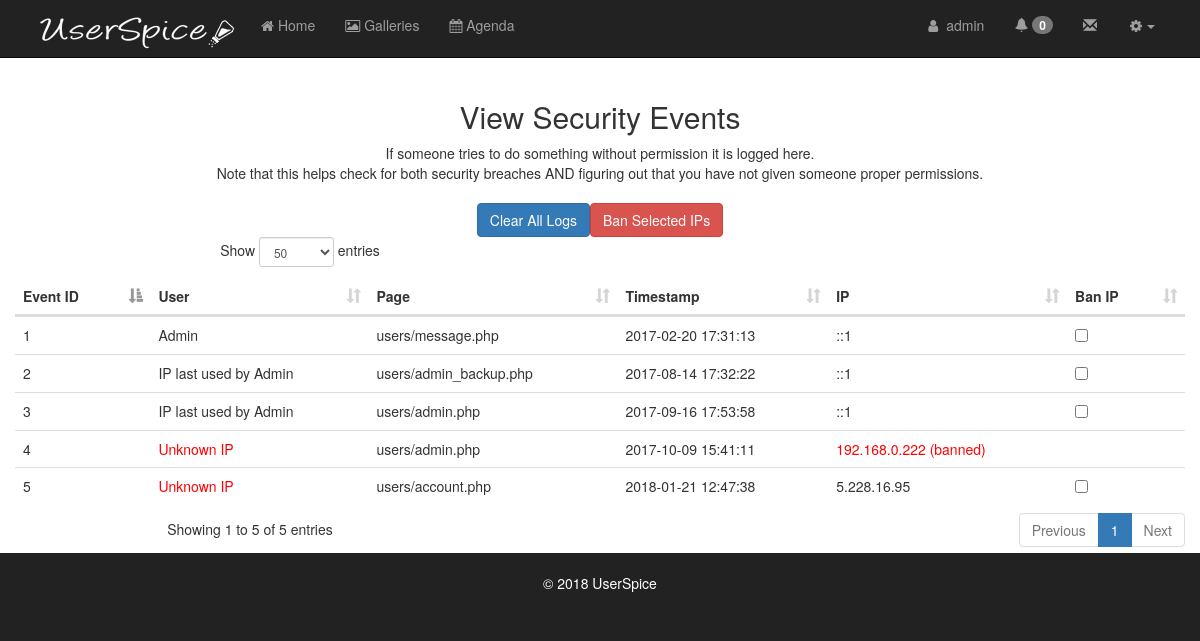
/users/tomfoolery.php (signed in), run on an earlier commit of the app's database.
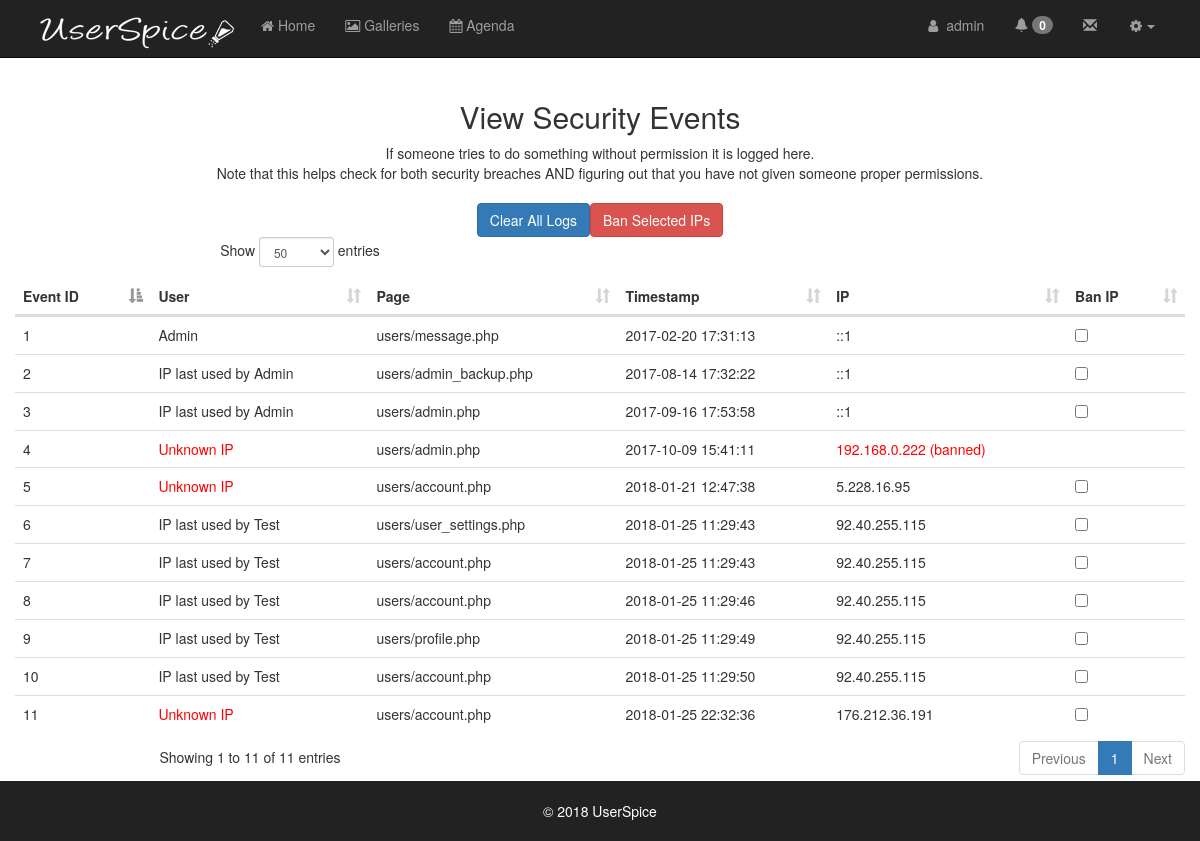
And on a later commit of the database.
### tables this page shows
CREATE TABLE IF NOT EXISTS `audit` (
  `id` int(11) NOT NULL AUTO_INCREMENT,
  `user` int(11) NOT NULL,
  `page` varchar(255) NOT NULL,
  `timestamp` timestamp NOT NULL DEFAULT CURRENT_TIMESTAMP ON UPDATE CURRENT_TIMESTAMP,
  `ip` varchar(255) NOT NULL,
  `viewed` int(1) NOT NULL,
  PRIMARY KEY (`id`)
);

CREATE TABLE IF NOT EXISTS `pages` (
  `id` int(11) NOT NULL AUTO_INCREMENT,
  `page` varchar(100) NOT NULL,
  `title` varchar(50) NOT NULL,
  `gpage` int(11) DEFAULT NULL,
  `private` int(11) NOT NULL DEFAULT '0',
  `re_auth` int(1) NOT NULL DEFAULT '0',
  PRIMARY KEY (`id`)
);

CREATE TABLE IF NOT EXISTS `users` (
  `id` int(11) NOT NULL AUTO_INCREMENT,
  `email` varchar(155) NOT NULL,
  `email_new` varchar(155) DEFAULT NULL,
  `username` varchar(255) NOT NULL,
  `password` varchar(255) NOT NULL,
  `fname` varchar(255) NOT NULL,
  `lname` varchar(255) NOT NULL,
  `permissions` int(11) NOT NULL,
  `editmode` int(11) NOT NULL,
  `logins` int(100) NOT NULL,
  `account_owner` tinyint(4) NOT NULL DEFAULT '0',
  `account_id` int(11) NOT NULL DEFAULT '0',
  `company` varchar(255) NOT NULL,
  `join_date` datetime NOT NULL,
  `last_login` datetime NOT NULL,
  `email_verified` tinyint(4) NOT NULL DEFAULT '0',
  `vericode` varchar(15) NOT NULL,
  `active` int(1) NOT NULL,
  `oauth_provider` varchar(255) NOT NULL,
  `oauth_uid` varchar(255) NOT NULL,
  `gender` varchar(10) NOT NULL,
  `locale` varchar(10) NOT NULL,
  `gpluslink` varchar(255) NOT NULL,
  `picture` varchar(255) NOT NULL,
  `created` datetime NOT NULL,
  `modified` datetime NOT NULL,
  `fb_uid` varchar(255) NOT NULL,
  `un_changed` int(1) NOT NULL,
  `msg_exempt` int(1) NOT NULL DEFAULT '0',
  `last_confirm` datetime DEFAULT NULL,
  `protected` int(1) NOT NULL DEFAULT '0',
  `dev_user` int(1) NOT NULL DEFAULT '0',
  `msg_notification` int(1) NOT NULL DEFAULT '1',
  `force_pr` int(1) NOT NULL DEFAULT '0',
  `twoKey` varchar(16) DEFAULT NULL,
  `twoEnabled` int(1) DEFAULT '0',
  `cloak_allowed` tinyint(1) NOT NULL DEFAULT '0',
  PRIMARY KEY (`id`),
  KEY `EMAIL` (`email`) USING BTREE
);

### users/classes/DB.php (called while the page is built, shortened)
<?php
class DB {
	private static $_instance = null;
	private $_pdo, $_query, $_error = false, $_errorInfo, $_results, $_resultsArray, $_count = 0, $_lastId, $_queryCount=0;
	private function __construct(){
		if (!$opts = Config::get('mysql/options'))
			$opts = array(PDO::MYSQL_ATTR_INIT_COMMAND => "SET SESSION sql_mode = ''");
		try{
			$this->_pdo = new PDO('mysql:host=' .
				Config::get('mysql/host') .';dbname='.
				Config::get('mysql/db') . ';charset=utf8',
				Config::get('mysql/username'),
				Config::get('mysql/password'),
				$opts);
		} catch(PDOException $e){
			die($e->getMessage());
		}
	}
	public static function getInstance(){
		if (!isset(self::$_instance)) {
			self::$_instance = new DB();
		}
		return self::$_instance;
	}
	public function query($sql, $params = array()){
		$this->_error = false;
		$this->_errorInfo = array(0, null, null); $this->_resultsArray=[]; $this->_count=0; $this->_lastId=0;
		if ($this->_query = $this->_pdo->prepare($sql)) {
			$x = 1;
			if (count($params)) {
				foreach ($params as $param) {
					$this->_query->bindValue($x, $param);
					$x++;
				}
			}
			if ($this->_query->execute()) {
				if ($this->_query->columnCount() > 0) {
					$this->_results = $this->_query->fetchALL(PDO::FETCH_OBJ);
				}
				$this->_count = $this->_query->rowCount();
			} else{
				$this->_error = true;
				$this->_errorInfo = $this->_query->errorInfo();
			}
		}
		return $this;
	}
	public function action($action, $table, $where = array()){
		$sql    = "{$action} FROM {$table}";
		$values = array();
		$is_ok  = true;
		if ($where_text = $this->_calcWhere($where, $values, "and", $is_ok))
			$sql .= " WHERE $where_text";
		if ($is_ok)
			if (!$this->query($sql, $values)->error())
				return $this;
		return false;
	}
	private function _calcWhere($w, &$vals, $comboparg='and', &$is_ok=NULL) {
		if (is_array($w)) {
			$comb_ops   = ['and', 'or', 'and not', 'or not'];
			$valid_ops  = ['=', '<', '>', '<=', '>=', '<>', '!=', 'LIKE', 'NOT LIKE', 'ALIKE', 'NOT ALIKE', 'REGEXP', 'NOT REGEXP'];
			$two_args   = ['IS NULL', 'IS NOT NULL'];
			$four_args  = ['BETWEEN', 'NOT BETWEEN'];
			$arr_arg    = ['IN', 'NOT IN'];
			$nested_arg = ['ANY', 'ALL', 'SOME'];
			$nested     = ['EXISTS', 'NOT EXISTS'];
			$nestedIN   = ['IN SELECT', 'NOT IN SELECT'];
			$wcount     = count($w);
			if (array_values($w) === $w) {
				if (in_array(strtolower($w[0]), $comb_ops)) {
					$sql = '';
					$combop = '';
					for ($i = 1; $i < $wcount; $i++) {
						$sql .= ' '. $combop . ' ' . $this->_calcWhere($w[$i], $vals, "and", $is_ok);
						$combop = $w[0];
					}
					return '('.$sql.')';
				} elseif ($wcount==3  &&  in_array($w[1],$valid_ops)) {
					return "{$w[0]} {$w[1]} ?";
				} elseif ($wcount==2  &&  in_array($w[1],$two_args)) {
					return "{$w[0]} {$w[1]}";
				} elseif ($wcount==4  &&  in_array($w[1],$four_args)) {
					$vals[] = $w[2];
					$vals[] = $w[3];
					return "{$w[0]} {$w[1]} ? AND ?";
				} elseif ($wcount==3  &&  in_array($w[1],$arr_arg)  &&  is_array($w[2])) {
					$vals = array_merge($vals,$w[2]);
					return "{$w[0]} {$w[1]} (" . substr( str_repeat(",?",count($w[2])), 1) . ")";
				} elseif (($wcount==5 || $wcount==6 && is_array($w[5]))  &&  in_array($w[1],$valid_ops)  &&  in_array($w[2],$nested_arg)) {
					return  "{$w[0]} {$w[1]} {$w[2]}" . $this->get_subquery_sql($w[4],$w[3],$w[5],$vals,$is_ok);
				} elseif (($wcount==3 || $wcount==4 && is_array($w[3]))  &&  in_array($w[0],$nested)) {
					return $w[0] . $this->get_subquery_sql($w[2],$w[1],$w[3],$vals,$is_ok);
				} elseif (($wcount==4 || $wcount==5 && is_array($w[4]))  &&  in_array($w[1],$nestedIN)) {
					return "{$w[0]} " . substr($w[1],0,-7) . $this->get_subquery_sql($w[3],$w[2],$w[4],$vals,$is_ok);
				} else {
					echo "ERROR: w=".print_r($w,true)."<br />\n";
					$is_ok = false;
				}
			}
		} else {
			echo "ERROR: No array in $w<br />\n";
			$is_ok = false;
		}
	}
	public function get($table, $where){
		return $this->action('SELECT *', $table, $where);
	}
	public function results($assoc = false){
		return $this->_results;
	}
	public function first($assoc = false){
		return (!$assoc || $assoc && $this->count()>0)  ?  $this->results($assoc)[0]  :  [];
	}
	public function count(){
		return $this->_count;
	}
	public function error(){
		return $this->_error;
	}
}

### users/classes/Config.php (called while the page is built)
<?php
class Config {
	public static function get($path = null){
		if($path){
			$config = $GLOBALS['config'];
			$path = explode('/', $path);
			foreach ($path as $bit) {
				if(isset($config[$bit])){
					$config = $config[$bit];
				} else {
					return false;
				}
			}
			return $config;
		}
		return false;
	}
}

### users/tomfoolery.php (the view, shortened to what the changed rows need)
<?php
require_once 'init.php';
require_once $abs_us_root.$us_url_root.'users/includes/header.php';
?>
<?php
$tomQ = $db->query("SELECT * FROM audit ORDER BY id DESC LIMIT 400");
$tomC = $tomQ->count();
if($tomC > 0){
	$tom = $tomQ->results();
}
?>
<div id="page-wrapper">
	<div class="container-fluid">
		<div class="row">
			<div class="col-sm-12" align="center">
				<?php	if($tomC > 0){ ?>
					<h2>View Security Events</h2>
					If someone tries to do something without permission it is logged here.<br>
					Note that this helps check for both security breaches AND figuring out that you have not given someone proper permissions.<br><br>
					<form class="" action="tomfoolery.php" method="post">
					<table id="paginate" class="table table-hover">
						<thead>
							<tr>
								<th>Event ID</th>
								<th>User</th>
								<th>Page</th>
								<th>Timestamp</th>
								<th>IP</th>
								<th>Ban IP</th>
							</tr>
						</thead>
						<tbody>
								<input class='btn btn-large btn-primary' type='submit' name="clear" value='Clear All Logs'/>
								<input class='btn btn-large btn-danger' type='submit' name="ban" value='Ban Selected IPs'/>
								<?php foreach ($tom as $m){ ?>
									<tr>
										<td><?=$m->id?></td>
										<td><?php
										if($m->user > 0){
											echouser($m->user);
										}else{
											$q = $db->query("SELECT * FROM us_ip_list WHERE ip = ? ORDER BY id DESC",array($m->ip));
											$c = $q->count();
											if($c > 0){
												$f = $q->first();
												echo "IP last used by ";
												echouser($f->user_id);
											}else{
												echo "<font color='red'>Unknown IP</font>";
											}
										}
											?></td>
										<td><?php echopage($m->page);?></td>
										<td><?=$m->timestamp?></td>
										<td><?php
										if(checkBan($m->ip)){
											echo "<font color='red'>".$m->ip." (banned)</font>";
										}else{
										echo $m->ip;
										} ?></td>
										<td>
										<?php if(!checkBan($m->ip)){ ?>
											<input type="checkbox" name="banIP[<?=$m->id?>]" value="<?=$m->id?>"></td>
										<?php } ?>
									</tr>
									<?php } ?>
								</tbody>
							</table>
							<?php	}else{ ?>
								<h2 align = "center">No Events. Site is clean.</h2>
								<?php	} ?>
							</form>
						</div>
					</div>
				</div>
			</div>
		<?php require_once $abs_us_root.$us_url_root.'users/includes/html_footer.php';  ?>

### users/helpers/us_helpers.php (shortened to what the changed rows need)
<?php
if(!function_exists('checkPermission')) {
	function checkPermission($permission) {
		$db = DB::getInstance();
		global $user;
		$access = 0;
		foreach($permission[0] as $perm){
			if ($access == 0){
				$query = $db->query("SELECT id FROM user_permission_matches  WHERE user_id = ? AND permission_id = ?",array($user->data()->id,$perm->permission_id));
				$results = $query->count();
				if ($results > 0){
					$access = 1;
				}
			}
		}
		if ($access == 1){
			return true;
		}
	}
}
if(!function_exists('echouser')) {
	function echouser($id){
		$db = DB::getInstance();
		$settingsQ = $db->query("SELECT echouser FROM settings");
		$settings = $settingsQ->first();
		if($settings->echouser == 1){
			$query = $db->query("SELECT username FROM users WHERE id = ? LIMIT 1",array($id));
			$count=$query->count();
			if ($count > 0) {
				$results=$query->first();
				echo ucfirst($results->username);
			} else {
				echo "-";
			}
		}
	}
}
if(!function_exists('echopage')) {
	function echopage($id){
		$db = DB::getInstance();
		$query = $db->query("SELECT page FROM pages WHERE id = ? LIMIT 1",array($id));
		$count=$query->count();
		if ($count > 0) {
			$results=$query->first();
			echo $results->page;
		} else {
			echo "Unknown";
		}
	}
}
if(!function_exists('checkBan')) {
	function checkBan($ip){
		$db = DB::getInstance();
	  $c = $db->query("SELECT id FROM us_ip_blacklist WHERE ip = ?",array($ip))->count();
		if($c > 0){
			return true;
		}else{
			return false;
		}
	}
}

What changed in the data, as far as the page shows it:
added audit: id "11", user "Unknown IP", pages.page "users/account.php", timestamp "2018-01-25 22:32:36", ip "176.212.36.191"
added audit: id "10", users.username "Test", pages.page "users/account.php", timestamp "2018-01-25 11:29:50", ip "92.40.255.115"
added audit: id "9", users.username "Test", pages.page "users/profile.php", timestamp "2018-01-25 11:29:49", ip "92.40.255.115"
added audit: id "8", users.username "Test", pages.page "users/account.php", timestamp "2018-01-25 11:29:46", ip "92.40.255.115"
added audit: id "7", users.username "Test", pages.page "users/account.php", timestamp "2018-01-25 11:29:43", ip "92.40.255.115"
added audit: id "6", users.username "Test", pages.page "users/user_settings.php", timestamp "2018-01-25 11:29:43", ip "92.40.255.115"
Also different on the page:
text written by a page script: "Show entries Showing 1 to 5 of 5 entries Previous 1 Next" → "Show entries Showing 1 to 11 of 11 entries Previous 1 Next"
